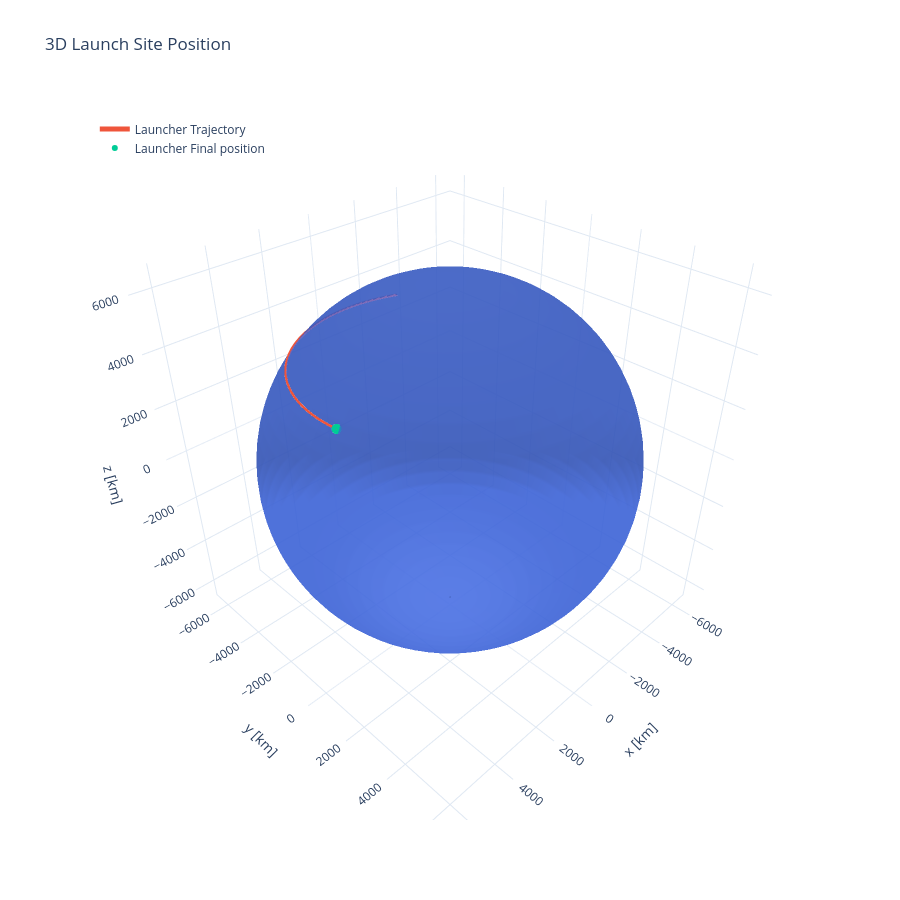

Source (notebook cell):
### Code cell
plot_3d(t_total_utc, launch_r_eci, "Launcher", title="3D Launch Site Position")

### Figure 1 — Plotly figure (JSON) as saved in the notebook; plotly's stock layout.template omitted (floating-point values rounded to 4 significant figures; data arrays with more than 128 entries replaced by an {"elided": "..."} marker saying what was removed)
{"data": [{"colorscale": [[0, "royalblue"], [1, "royalblue"]], "name": "Earth", "opacity": 0.7, "showscale": false, "type": "surface", "x": {"elided": "80x40 float values"}, "y": {"elided": "80x40 float values"}, "z": {"elided": "80x40 float values"}}, {"line": {"width": 5}, "mode": "lines", "name": "Launcher Trajectory", "type": "scatter3d", "x": {"elided": "1000 float values"}, "y": {"elided": "1000 float values"}, "z": {"elided": "1000 float values"}}, {"marker": {"size": 6}, "mode": "markers", "name": "Launcher Final position", "type": "scatter3d", "x": [5029.0], "y": [625.9], "z": [3873.0]}], "layout": {"height": 900, "legend": {"x": 0.02, "y": 0.98}, "scene": {"aspectmode": "data", "xaxis": {"title": {"text": "x [km]"}}, "yaxis": {"title": {"text": "y [km]"}}, "zaxis": {"title": {"text": "z [km]"}}}, "title": {"text": "3D Launch Site Position"}}}
